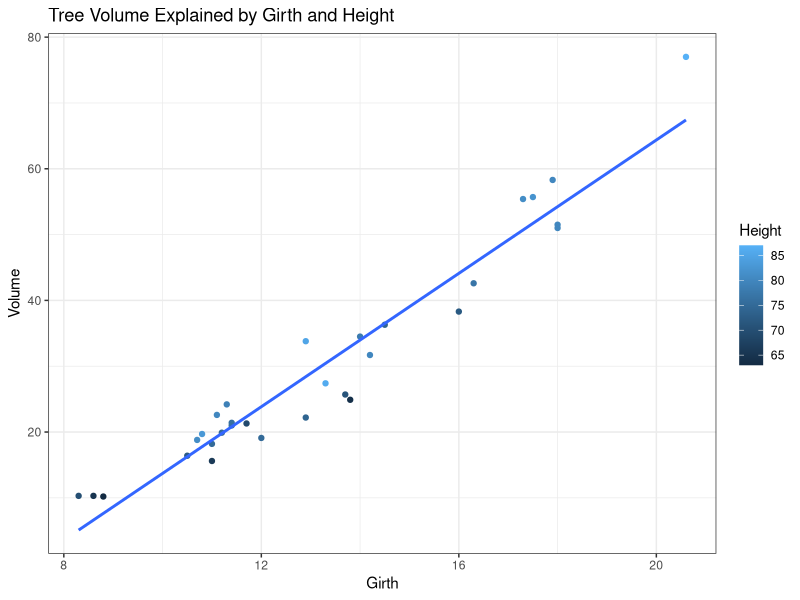

Source code (R):
## ---- chunk 1
#| label: Load Library
#| message: false
#| warning: false
#| include: false
library(tidyverse)
## ---- chunk 2
#| label: Visualize Tree Data
#| echo: true
#| message: false
#| warning: false
trees %>% 
  ggplot(aes(Girth, Volume, colour = Height)) +
  geom_point() +
  geom_smooth(method = lm, se = F) +
  theme_bw() +
  labs(title = "Tree Volume Explained by Girth and Height")
